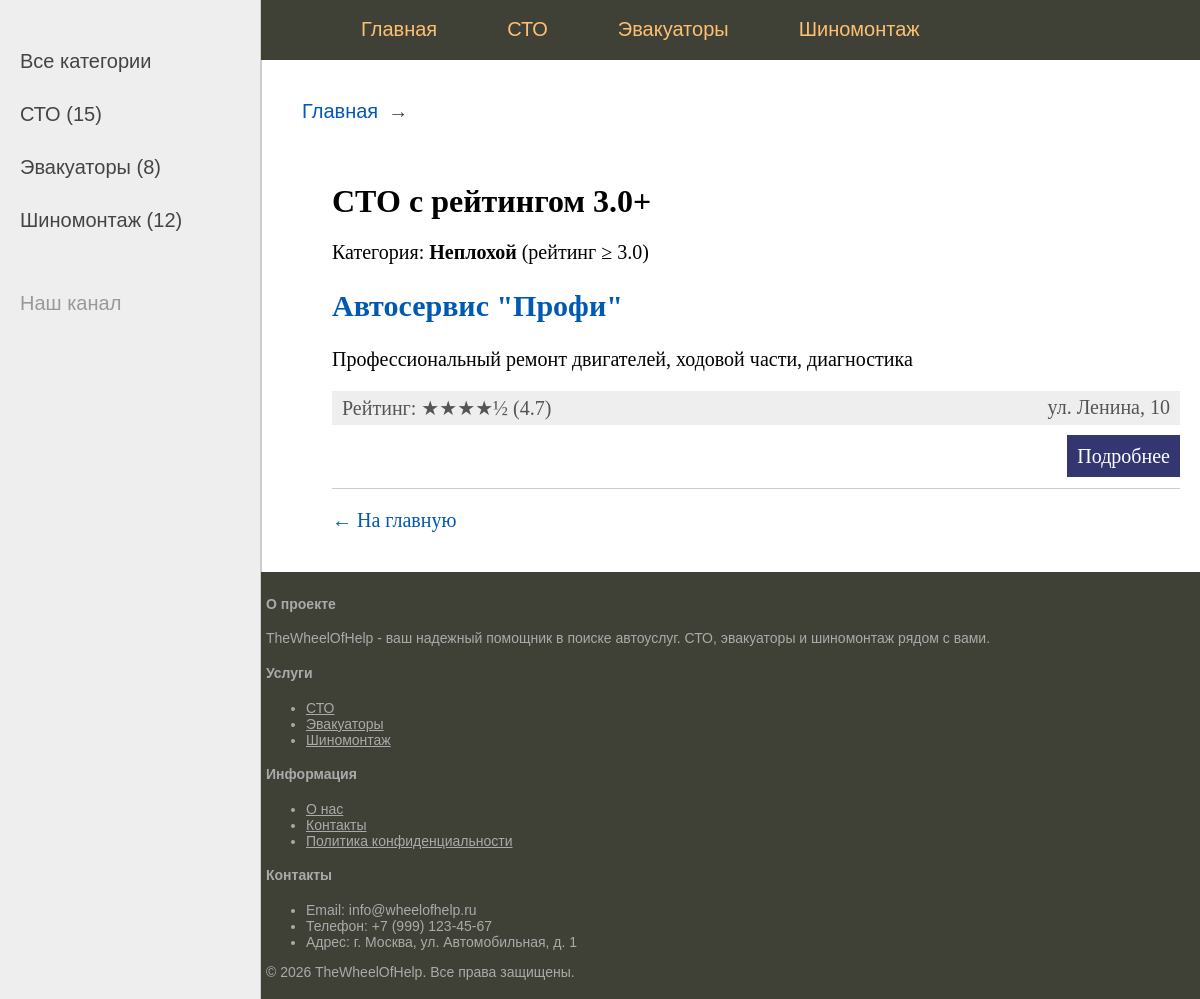
/tech-station/rating/3/, run on the app's committed database.
### homepage/models.py (models this page shows, shortened)
class Service(models.Model):
    title = models.CharField(max_length=255, verbose_name="Название")
    slug = models.SlugField(max_length=255, unique=True, db_index=True, verbose_name="URL")
    description = models.TextField(blank=True, verbose_name="Описание")
    category = models.ForeignKey('Category', on_delete=models.PROTECT, verbose_name="Категория")
    address = models.CharField(max_length=255, verbose_name="Адрес")
    phone = models.CharField(max_length=20, verbose_name="Телефон")
    work_time = models.CharField(max_length=255, blank=True, verbose_name="Время работы")
    rating = models.FloatField(default=0, verbose_name="Рейтинг")
    time_create = models.DateTimeField(auto_now_add=True, verbose_name="Создано")
    time_update = models.DateTimeField(auto_now=True, verbose_name="Обновлено")
    is_published = models.BooleanField(choices=Status.choices, default=Status.DRAFT, verbose_name="Статус")
    objects = models.Manager()  # стандартный менеджер (все записи)
    published = PublishedManager()  # наш менеджер (только опубликованные)
    def get_absolute_url(self):
        return reverse('homepage:service_detail', kwargs={'service_slug': self.slug})
    class Meta:
        ordering = ['-time_create']  # сортировка по умолчанию (новые сверху)
        verbose_name = "Услуга"
        verbose_name_plural = "Услуги"

### homepage/views.py (the view)
# urls.py: path('tech-station/rating/<rating:rating>/', views.rating_filter, name='tech_station_rating'),
def rating_filter(request, rating):
    url_name = request.resolver_match.url_name
    category_map = {
        'tech_station_rating': 'tech-station',
        'evacuator_rating': 'evacuators',
        'tire_service_rating': 'tire-services',
    }
    category_slug = category_map.get(url_name)
    if category_slug:
        category = get_object_or_404(Category, slug=category_slug)
        services = Service.published.filter(
            category=category,
            rating__gte=rating
        )
        title = f"{category.name} с рейтингом {rating}+"
        selected_cat = category.id
    else:
        services = Service.published.filter(rating__gte=rating)
        title = f"Услуги с рейтингом {rating}+"
        selected_cat = None
    if rating >= 4.8:
        rating_text = "Отличный"
    elif rating >= 4.0:
        rating_text = "Хороший"
    elif rating >= 3.0:
        rating_text = "Неплохой"
    else:
        rating_text = "Средний"
    return render(request, 'homepage/rating.html', {
        'services': services,
        'rating': rating,
        'rating_text': rating_text,
        'title': title,
        'categories': Category.objects.all(),
        'selected_cat_id': selected_cat,
    })

### homepage/converter.py (called while the page is built)
    def to_python(self, value):
        return float(value)

### homepage/models.py (called while the page is built)
    def get_queryset(self):
        return super().get_queryset().filter(is_published=Status.PUBLISHED)

### homepage/templatetags/homepage_tags.py (called while the page is built)
@register.inclusion_tag('homepage/list_categories.html')
def show_categories():
    return {"categories": categories}

@register.simple_tag
def get_stars(rating):
    full_stars = int(rating)
    half_star = 1 if rating - full_stars >= 0.5 else 0
    empty_stars = 5 - full_stars - half_star
    stars = "★" * full_stars
    if half_star:
        stars += "½"
    stars += "☆" * empty_stars
    return stars

### templates/homepage/rating.html (shortened to what this page needs)
{% extends 'base.html' %}
{% load homepage_tags %}
{% block content %}
<h1>{{ title }}</h1>
<p class="rating-category">Категория: <strong>{{ rating_text }}</strong> (рейтинг ≥ {{ rating }})</p>
<ul class="list-articles">
    {% for service in services %}
    <li>
        <h2><a href="{{ service.get_absolute_url }}">{{ service.title }}</a></h2>
        <p>{{ service.description|truncatewords:30 }}</p>
        <div class="article-panel">
            <p class="first">
                Рейтинг: {% get_stars service.rating %} ({{ service.rating }})
            </p>
            <p class="last">
                {{ service.address }}
            </p>
        </div>
        <p class="link-read-post">
            <a href="{{ service.get_absolute_url }}">Подробнее</a>
        </p>
    </li>
    {% empty %}
    <li>Услуг с таким рейтингом не найдено</li>
    {% endfor %}
</ul>
<p><a href="{% url 'homepage:index' %}">← На главную</a></p>
{% endblock %}

### static/css/styles.css (style rules this page uses)
html, body { font-family: 'Arial'; margin: 0; padding: 0; height: 100%; width: 100%; color: #444; }
a { color: #0059b2; text-decoration: none; }
p.link-read-post { text-align: right; }
p.link-read-post a { padding: 10px; min-width: 100px; background: #333671; color: #fff; text-decoration: none; }
div.article-panel { background: #eee; padding: 5px 10px 5px 10px; box-sizing: border-box; overflow: hidden; color: #555; }
div.article-panel p.first { margin: 0; float: left; }
div.article-panel p.last { margin: 0; float: right; }
ul.list-articles { list-style: none; margin: 0; padding: 0; }
ul.list-articles li { border-bottom: 1px solid #ccc; }
.content-text h1 { font-size: 32px; }

### data on the page
Service: title "Автосервис \"Профи\"", description "Профессиональный ремонт двигателей, ходовой части, диагностика", rating "★★★★½", rating "4.7", address "ул. Ленина, 10"

### other printed values
{{ cat.name }} "СТО" "Эвакуаторы" "Шиномонтаж"
{{ cat.count }} "15" "8" "12"
{{ title }} "СТО с рейтингом 3.0+"
{{ rating_text }} "Неплохой"
{{ rating }} "3.0"
